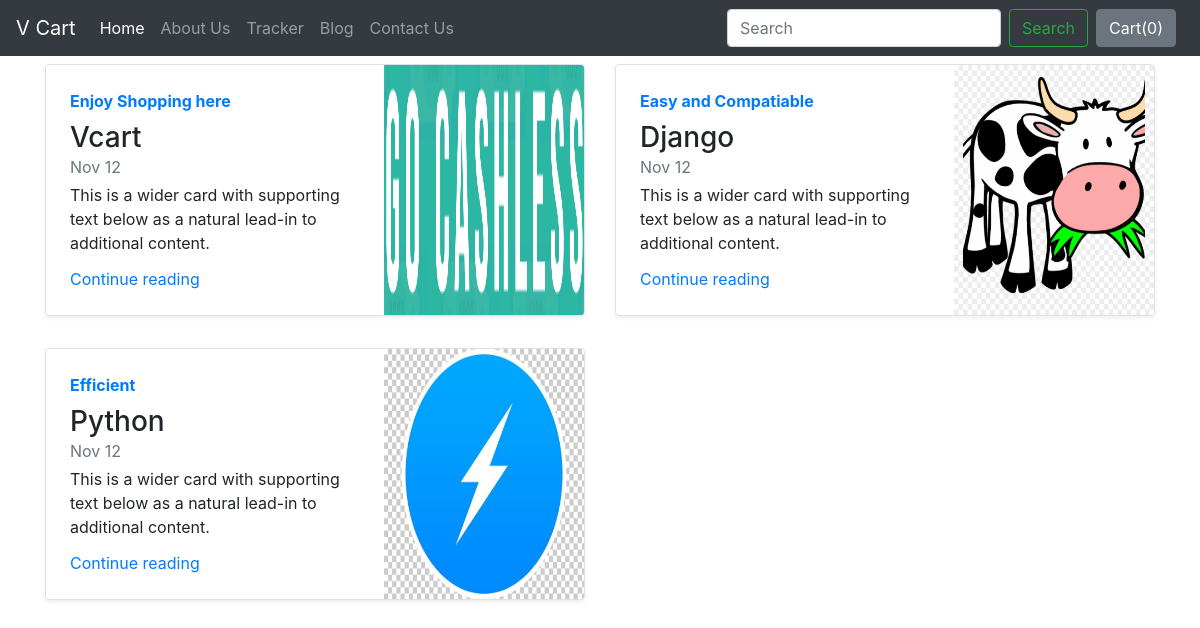
Screenshot of /blog/ with the database file from the repository.
### blog/models.py (models this page shows)
class Blogpost(models.Model):
    post_id = models.AutoField(primary_key=True)
    title = models.CharField(max_length=50)
    head0 = models.CharField(max_length=500, default="")
    chead0 = models.CharField(max_length=5000, default="")
    head1 = models.CharField(max_length=500, default="")
    chead1 = models.CharField(max_length=5000, default="")
    head2 = models.CharField(max_length=500, default="")
    chead2 = models.CharField(max_length=5000, default="")
    pub_date = models.DateField()
    thumbnail = models.ImageField(upload_to='shop/images', default="")
    def __str__(self):
        return self.title

### blog/views.py (the view)
# urls.py: path("", views.index, name='BlogHome'),
def index(request):
    myposts = Blogpost.objects.all()
    print(myposts)
    return render(request, 'blog/index.html', {'myposts':myposts})

### blog/templates/blog/index.html (shortened to what this page needs)
{% extends 'blog/basic.html' %}
{% block body %}
<div class="container">
    <div class="row my-2">
    {% for item in myposts %}
        <div class="col-md-6">
            <div
                class="row no-gutters border rounded overflow-hidden flex-md-row mb-4 shadow-sm h-md-250 position-relative">
                <div class="col p-4 d-flex flex-column position-static">
                    <strong class="d-inline-block mb-2 text-primary">{{item.head1}}</strong>
                    <h3 class="mb-0">{{item.title}}</h3>
                    <div class="mb-1 text-muted">Nov 12</div>
                    <p class="card-text mb-auto">This is a wider card with supporting text below as a natural lead-in to
                        additional content.</p>
                    <a href="vblogpost/{{item.post_id}}" class="stretched-link">Continue reading</a>
                </div>
                <div class="col-auto d-none d-lg-block">
                    <img src="/media/{{item.thumbnail}}" class="bd-placeholder-img" width="200" height="250" xmlns="http://www.w3.org/2000/svg"
                        preserveAspectRatio="xMidYMid slice" focusable="false" role="img"
                        aria-label="Placeholder: Thumbnail">
                </div>
            </div>
        </div>
    {% if forloop.counter|divisibleby:2 %}
    </div><div class="row my-2">
    {% endif %}
    {% endfor %}
</div>
{% endblock %}

### rows the page displays
Blogpost: head1 "Enjoy Shopping here", title "Vcart", thumbnail (picture)
Blogpost: head1 "Easy and Compatiable", title "Django", thumbnail (picture)
Blogpost: head1 "Efficient", title "Python", thumbnail (picture)
